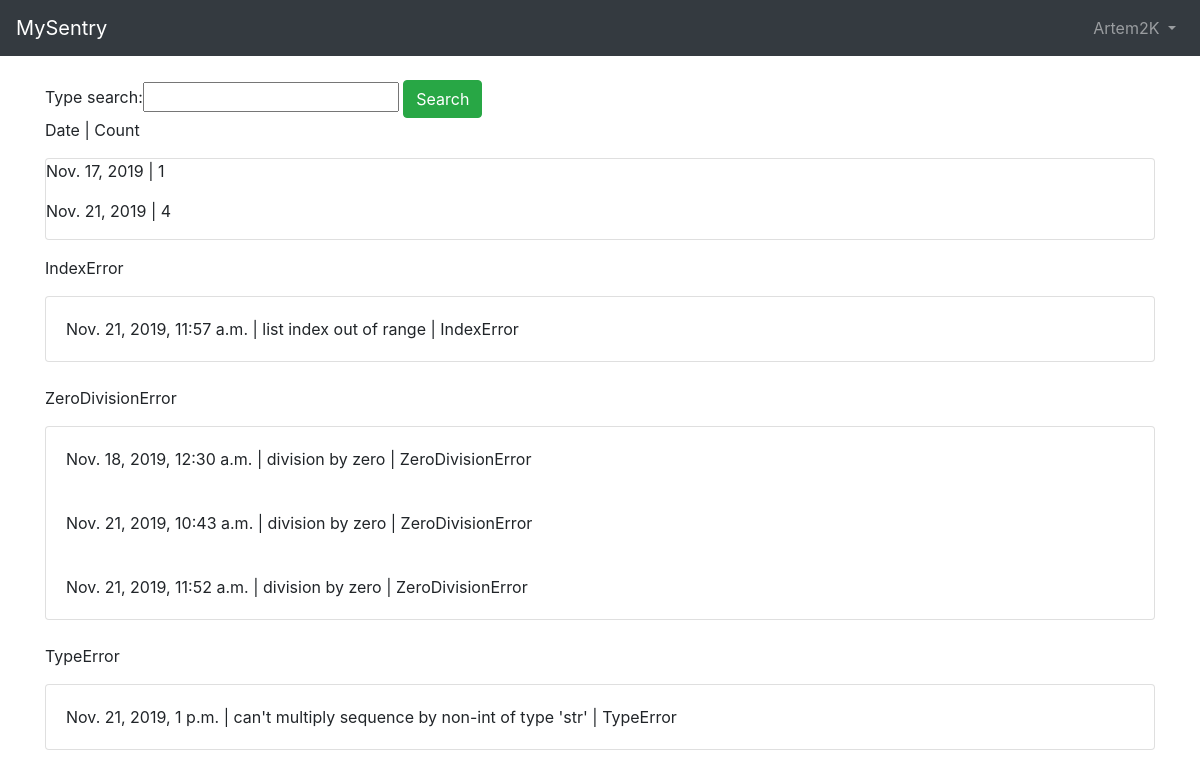
The page /apps/all_errors (signed in) on the database its author committed.
### users/models.py (models this page shows)
class CustomUser(AbstractUser):
    email = models.EmailField(unique=True)

### error_base/models.py (models this page shows, shortened)
class ErrorModel(models.Model):
    type = models.CharField(max_length=255)
    message = models.TextField()
    stack_trace = models.TextField()
    date = models.DateTimeField()
    app_id = models.ForeignKey(AppModel, on_delete= models.CASCADE)

### error_base/views.py (the view)
# urls.py: path('all_errors', ErrorListView.as_view(), name='error_list'),
class ErrorListView(ListView):
    model = ErrorModel
    template_name = 'error_list.html'
    form_class = ErrorListForm
    def get(self, request: HttpRequest) -> HttpResponse:
        search_type = request.GET.get('type_search')
        if bool(search_type):
            all_errors = ErrorModel.objects.filter(type=search_type)
        else:
            all_errors = ErrorModel.objects.all()
        set_of_errors = set()
        dates_with_error = set()
        for error in all_errors:
            set_of_errors.add(error.type)
            dates_with_error.add(datetime.date(error.date))
        dict_with_count_error_per_day = {}
        for date_with_error in dates_with_error:
            count_errors_in_day = 0
            for error in all_errors:
                if datetime.date(error.date) == date_with_error:
                    count_errors_in_day += 1
            dict_with_count_error_per_day[date_with_error] = count_errors_in_day
        return render(request, self.template_name,
                      {'form': self.form_class(),
                       'set_errors': set_of_errors,
                       'table_errors': all_errors,
                       'dict_with_count_error_per_day': dict_with_count_error_per_day,
                       })

### error_base/forms.py
class ErrorListForm(forms.Form):
    model = ErrorModel
    type_search = forms.CharField(required=False)

### templates/error_list.html (shortened to what this page needs)
{% extends 'base.html' %}
{% block content %}
{% if user.is_authenticated %}
 <form>{% csrf_token %}
  {{ form }}
  <button class="btn btn-success" type="submit">Search</button>
   <p><a>Date</a> | <a>Count</a></p>
 <div class="card">
 {% for date, count in dict_with_count_error_per_day.items %}
  <p><a>{{ date }}</a> | <a>{{ count }}</a></p>
 {% endfor %}
 </div>
 </form>
  {% for type_error in set_errors %}
   <p>{{ type_error }}</p>
    <div class="card">
    {% for errors in table_errors %}
     {% if type_error == errors.type %}
      <div class="card-body">
       <span class="font-weight">{{ errors.date }} | {{ errors.message }} | {{ errors.type }}
      </div>
     {% endif %}
    {% endfor %}
   </div>
  <br />
  {% endfor %}
 {% endif %}
{% endblock content %}

### templates/base.html (shortened to what this page needs)
<html lang="en">
 <head>
  <link rel="stylesheet"
  href="https://stackpath.bootstrapcdn.com/bootstrap/4.1.3/css/bootstrap.min.css"
>
 </head>
 <body>
  <nav class="navbar navbar-expand-md navbar-dark bg-dark mb-4">
   <a class="navbar-brand" href="{% url 'home' %}">MySentry</a>
   <div class="collapse navbar-collapse" id="navbarCollapse">
    {% if user.is_authenticated %}
     <ul class="navbar-nav ml-auto">
      <li class="nav-item">
       <a class="nav-link dropdown-toggle" href="#" id="userMenu"
        data-toggle="dropdown" aria-haspopup="true"
        aria-expanded="false">
        {{ user.username }}
      </a>
     </li>
    </ul>
   {% else %}
    <form class="form-inline ml-auto">
     <a href="{% url 'login' %}" class="btn btn-outline-secondary">
     Log In</a>
     <a href="{% url 'signup' %}" class="btn btn-primary ml-2">Sign up</a>
    </form>
   {% endif %}
  </div>
 </nav>
  <div class="container">
  {% block content %}
  {% endblock content %}
 </div>
 </body>
</html>

### rows shown on the page
CustomUser: username "Artem2K"
ErrorModel: date "Nov. 21, 2019", id "4", set_errors "IndexError", date "Nov. 21, 2019, 11:57 a.m.", message "list index out of range", type "IndexError"
ErrorModel: set_errors "ZeroDivisionError", date "Nov. 18, 2019, 12:30 a.m.", message "division by zero", type "ZeroDivisionError"
ErrorModel: date "Nov. 21, 2019, 10:43 a.m.", message "division by zero", type "ZeroDivisionError"
ErrorModel: date "Nov. 21, 2019, 11:52 a.m.", message "division by zero", type "ZeroDivisionError"
ErrorModel: set_errors "TypeError", date "Nov. 21, 2019, 1 p.m.", message "can't multiply sequence by non-int of type 'str'", type "TypeError"

### other values the page prints
{{ date }} "Nov. 17, 2019"
{{ count }} "1"
